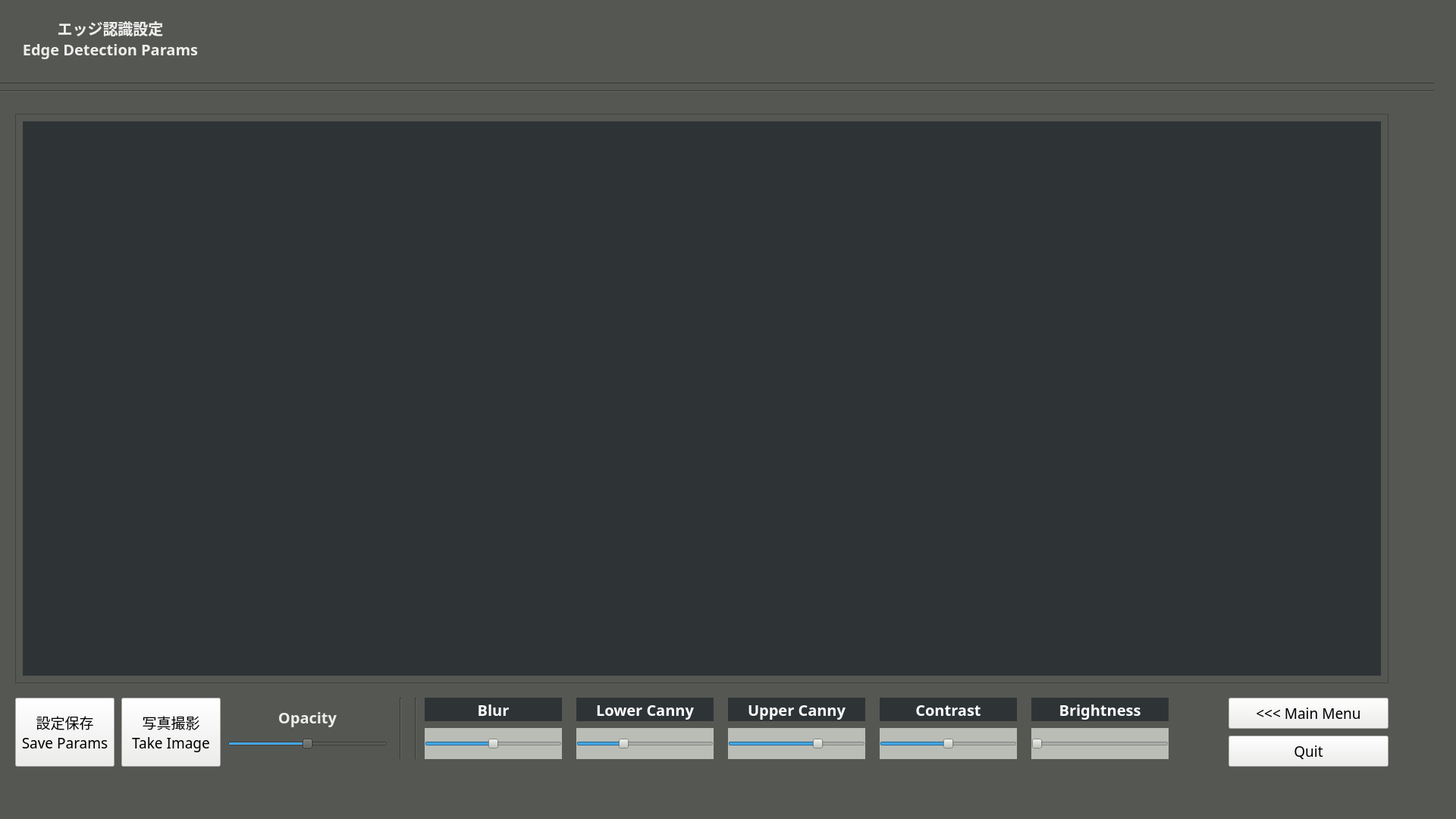
<?xml version="1.0" encoding="UTF-8"?>
<ui version="4.0">
 <class>edgedetectWindow</class>
 <widget class="QMainWindow" name="edgedetectWindow">
  <property name="enabled">
   <bool>true</bool>
  </property>
  <property name="geometry">
   <rect>
    <x>0</x>
    <y>0</y>
    <width>1920</width>
    <height>1080</height>
   </rect>
  </property>
  <property name="windowTitle">
   <string>MainWindow</string>
  </property>
  <property name="styleSheet">
   <string notr="true">background-color: rgb(85, 87, 83);</string>
  </property>
  <widget class="QWidget" name="edgedetectWidget">
   <property name="enabled">
    <bool>true</bool>
   </property>
   <widget class="Line" name="line_1">
    <property name="geometry">
     <rect>
      <x>-10</x>
      <y>100</y>
      <width>1901</width>
      <height>20</height>
     </rect>
    </property>
    <property name="orientation">
     <enum>Qt::Horizontal</enum>
    </property>
   </widget>
   <widget class="Line" name="line_2">
    <property name="geometry">
     <rect>
      <x>-10</x>
      <y>110</y>
      <width>1901</width>
      <height>20</height>
     </rect>
    </property>
    <property name="orientation">
     <enum>Qt::Horizontal</enum>
    </property>
   </widget>
   <widget class="QLabel" name="label_edgedeteclabel">
    <property name="geometry">
     <rect>
      <x>20</x>
      <y>10</y>
      <width>251</width>
      <height>81</height>
     </rect>
    </property>
    <property name="font">
     <font>
      <family>Ubuntu Mono</family>
      <pointsize>15</pointsize>
      <weight>75</weight>
      <bold>true</bold>
     </font>
    </property>
    <property name="styleSheet">
     <string notr="true">color: rgb(238, 238, 236);</string>
    </property>
    <property name="text">
     <string>エッジ認識設定 
Edge Detection Params</string>
    </property>
    <property name="alignment">
     <set>Qt::AlignCenter</set>
    </property>
   </widget>
   <widget class="QPushButton" name="saveparambutton">
    <property name="geometry">
     <rect>
      <x>20</x>
      <y>920</y>
      <width>131</width>
      <height>91</height>
     </rect>
    </property>
    <property name="font">
     <font>
      <family>Ubuntu Mono</family>
      <pointsize>14</pointsize>
     </font>
    </property>
    <property name="styleSheet">
     <string notr="true">background-color: rgb(238, 238, 236);</string>
    </property>
    <property name="text">
     <string>設定保存
Save Params</string>
    </property>
   </widget>
   <widget class="QFrame" name="frame">
    <property name="geometry">
     <rect>
      <x>20</x>
      <y>150</y>
      <width>1811</width>
      <height>751</height>
     </rect>
    </property>
    <property name="frameShape">
     <enum>QFrame::StyledPanel</enum>
    </property>
    <property name="frameShadow">
     <enum>QFrame::Raised</enum>
    </property>
    <widget class="QLabel" name="cameraFrame">
     <property name="geometry">
      <rect>
       <x>10</x>
       <y>10</y>
       <width>1791</width>
       <height>731</height>
      </rect>
     </property>
     <property name="styleSheet">
      <string notr="true">background-color: rgb(46, 52, 54);</string>
     </property>
     <property name="text">
      <string/>
     </property>
     <property name="alignment">
      <set>Qt::AlignCenter</set>
     </property>
    </widget>
   </widget>
   <widget class="QPushButton" name="mainmenubutton">
    <property name="geometry">
     <rect>
      <x>1620</x>
      <y>920</y>
      <width>211</width>
      <height>41</height>
     </rect>
    </property>
    <property name="font">
     <font>
      <family>Ubuntu Mono</family>
      <pointsize>14</pointsize>
     </font>
    </property>
    <property name="styleSheet">
     <string notr="true">background-color: rgb(238, 238, 236);</string>
    </property>
    <property name="text">
     <string>&lt;&lt;&lt; Main Menu</string>
    </property>
   </widget>
   <widget class="QPushButton" name="quitbutton">
    <property name="geometry">
     <rect>
      <x>1620</x>
      <y>970</y>
      <width>211</width>
      <height>41</height>
     </rect>
    </property>
    <property name="font">
     <font>
      <family>Ubuntu Mono</family>
      <pointsize>14</pointsize>
     </font>
    </property>
    <property name="styleSheet">
     <string notr="true">background-color: rgb(238, 238, 236);</string>
    </property>
    <property name="text">
     <string>Quit</string>
    </property>
   </widget>
   <widget class="QSlider" name="slider_opacity">
    <property name="geometry">
     <rect>
      <x>300</x>
      <y>960</y>
      <width>211</width>
      <height>41</height>
     </rect>
    </property>
    <property name="maximum">
     <number>100</number>
    </property>
    <property name="singleStep">
     <number>1</number>
    </property>
    <property name="value">
     <number>50</number>
    </property>
    <property name="orientation">
     <enum>Qt::Horizontal</enum>
    </property>
   </widget>
   <widget class="QLabel" name="label_opacitylabel">
    <property name="geometry">
     <rect>
      <x>300</x>
      <y>930</y>
      <width>211</width>
      <height>31</height>
     </rect>
    </property>
    <property name="font">
     <font>
      <family>Ubuntu Mono</family>
      <pointsize>15</pointsize>
      <weight>75</weight>
      <bold>true</bold>
     </font>
    </property>
    <property name="styleSheet">
     <string notr="true">color: rgb(238, 238, 236);</string>
    </property>
    <property name="text">
     <string>Opacity</string>
    </property>
    <property name="alignment">
     <set>Qt::AlignCenter</set>
    </property>
   </widget>
   <widget class="Line" name="line">
    <property name="geometry">
     <rect>
      <x>520</x>
      <y>920</y>
      <width>16</width>
      <height>81</height>
     </rect>
    </property>
    <property name="orientation">
     <enum>Qt::Vertical</enum>
    </property>
   </widget>
   <widget class="Line" name="line_3">
    <property name="geometry">
     <rect>
      <x>540</x>
      <y>920</y>
      <width>16</width>
      <height>81</height>
     </rect>
    </property>
    <property name="orientation">
     <enum>Qt::Vertical</enum>
    </property>
   </widget>
   <widget class="QLabel" name="label_blurlabel">
    <property name="geometry">
     <rect>
      <x>560</x>
      <y>920</y>
      <width>181</width>
      <height>31</height>
     </rect>
    </property>
    <property name="font">
     <font>
      <family>Ubuntu Mono</family>
      <pointsize>15</pointsize>
      <weight>75</weight>
      <bold>true</bold>
     </font>
    </property>
    <property name="styleSheet">
     <string notr="true">background-color: rgb(46, 52, 54);
color: rgb(255, 255, 255);</string>
    </property>
    <property name="text">
     <string>Blur</string>
    </property>
    <property name="alignment">
     <set>Qt::AlignCenter</set>
    </property>
   </widget>
   <widget class="QSlider" name="slider_blur">
    <property name="geometry">
     <rect>
      <x>560</x>
      <y>960</y>
      <width>181</width>
      <height>41</height>
     </rect>
    </property>
    <property name="styleSheet">
     <string notr="true">background-color: rgb(186, 189, 182);</string>
    </property>
    <property name="minimum">
     <number>0</number>
    </property>
    <property name="maximum">
     <number>20</number>
    </property>
    <property name="value">
     <number>10</number>
    </property>
    <property name="orientation">
     <enum>Qt::Horizontal</enum>
    </property>
   </widget>
   <widget class="QSlider" name="slider_lowercanny">
    <property name="geometry">
     <rect>
      <x>760</x>
      <y>960</y>
      <width>181</width>
      <height>41</height>
     </rect>
    </property>
    <property name="styleSheet">
     <string notr="true">background-color: rgb(186, 189, 182);</string>
    </property>
    <property name="minimum">
     <number>0</number>
    </property>
    <property name="maximum">
     <number>300</number>
    </property>
    <property name="value">
     <number>100</number>
    </property>
    <property name="orientation">
     <enum>Qt::Horizontal</enum>
    </property>
   </widget>
   <widget class="QSlider" name="slider_uppercanny">
    <property name="geometry">
     <rect>
      <x>960</x>
      <y>960</y>
      <width>181</width>
      <height>41</height>
     </rect>
    </property>
    <property name="styleSheet">
     <string notr="true">background-color: rgb(186, 189, 182);</string>
    </property>
    <property name="minimum">
     <number>0</number>
    </property>
    <property name="maximum">
     <number>300</number>
    </property>
    <property name="value">
     <number>200</number>
    </property>
    <property name="sliderPosition">
     <number>200</number>
    </property>
    <property name="orientation">
     <enum>Qt::Horizontal</enum>
    </property>
   </widget>
   <widget class="QSlider" name="slider_contrast">
    <property name="geometry">
     <rect>
      <x>1160</x>
      <y>960</y>
      <width>181</width>
      <height>41</height>
     </rect>
    </property>
    <property name="styleSheet">
     <string notr="true">background-color: rgb(186, 189, 182);</string>
    </property>
    <property name="minimum">
     <number>100</number>
    </property>
    <property name="maximum">
     <number>300</number>
    </property>
    <property name="value">
     <number>200</number>
    </property>
    <property name="orientation">
     <enum>Qt::Horizontal</enum>
    </property>
   </widget>
   <widget class="QSlider" name="slider_brightness">
    <property name="geometry">
     <rect>
      <x>1360</x>
      <y>960</y>
      <width>181</width>
      <height>41</height>
     </rect>
    </property>
    <property name="styleSheet">
     <string notr="true">background-color: rgb(186, 189, 182);</string>
    </property>
    <property name="minimum">
     <number>100</number>
    </property>
    <property name="maximum">
     <number>300</number>
    </property>
    <property name="orientation">
     <enum>Qt::Horizontal</enum>
    </property>
   </widget>
   <widget class="QLabel" name="label_lowercannylabel">
    <property name="geometry">
     <rect>
      <x>760</x>
      <y>920</y>
      <width>181</width>
      <height>31</height>
     </rect>
    </property>
    <property name="font">
     <font>
      <family>Ubuntu Mono</family>
      <pointsize>15</pointsize>
      <weight>75</weight>
      <bold>true</bold>
     </font>
    </property>
    <property name="styleSheet">
     <string notr="true">background-color: rgb(46, 52, 54);
color: rgb(255, 255, 255);</string>
    </property>
    <property name="text">
     <string>Lower Canny</string>
    </property>
    <property name="alignment">
     <set>Qt::AlignCenter</set>
    </property>
   </widget>
   <widget class="QLabel" name="label_uppercannylabel">
    <property name="geometry">
     <rect>
      <x>960</x>
      <y>920</y>
      <width>181</width>
      <height>31</height>
     </rect>
    </property>
    <property name="font">
     <font>
      <family>Ubuntu Mono</family>
      <pointsize>15</pointsize>
      <weight>75</weight>
      <bold>true</bold>
     </font>
    </property>
    <property name="styleSheet">
     <string notr="true">background-color: rgb(46, 52, 54);
color: rgb(255, 255, 255);</string>
    </property>
    <property name="text">
     <string>Upper Canny</string>
    </property>
    <property name="alignment">
     <set>Qt::AlignCenter</set>
    </property>
   </widget>
   <widget class="QLabel" name="label_contrastlabel">
    <property name="geometry">
     <rect>
      <x>1160</x>
      <y>920</y>
      <width>181</width>
      <height>31</height>
     </rect>
    </property>
    <property name="font">
     <font>
      <family>Ubuntu Mono</family>
      <pointsize>15</pointsize>
      <weight>75</weight>
      <bold>true</bold>
     </font>
    </property>
    <property name="styleSheet">
     <string notr="true">background-color: rgb(46, 52, 54);
color: rgb(255, 255, 255);</string>
    </property>
    <property name="text">
     <string>Contrast</string>
    </property>
    <property name="alignment">
     <set>Qt::AlignCenter</set>
    </property>
   </widget>
   <widget class="QLabel" name="label_brightness">
    <property name="geometry">
     <rect>
      <x>1360</x>
      <y>920</y>
      <width>181</width>
      <height>31</height>
     </rect>
    </property>
    <property name="font">
     <font>
      <family>Ubuntu Mono</family>
      <pointsize>15</pointsize>
      <weight>75</weight>
      <bold>true</bold>
     </font>
    </property>
    <property name="styleSheet">
     <string notr="true">background-color: rgb(46, 52, 54);
color: rgb(255, 255, 255);</string>
    </property>
    <property name="text">
     <string>Brightness</string>
    </property>
    <property name="alignment">
     <set>Qt::AlignCenter</set>
    </property>
   </widget>
   <widget class="QPushButton" name="takeimagebutton">
    <property name="geometry">
     <rect>
      <x>160</x>
      <y>920</y>
      <width>131</width>
      <height>91</height>
     </rect>
    </property>
    <property name="font">
     <font>
      <family>Ubuntu Mono</family>
      <pointsize>14</pointsize>
     </font>
    </property>
    <property name="styleSheet">
     <string notr="true">background-color: rgb(238, 238, 236);</string>
    </property>
    <property name="text">
     <string>写真撮影
Take Image</string>
    </property>
   </widget>
  </widget>
  <widget class="QMenuBar" name="menubar">
   <property name="geometry">
    <rect>
     <x>0</x>
     <y>0</y>
     <width>1920</width>
     <height>22</height>
    </rect>
   </property>
  </widget>
  <widget class="QStatusBar" name="statusbar"/>
 </widget>
 <resources/>
 <connections/>
</ui>
